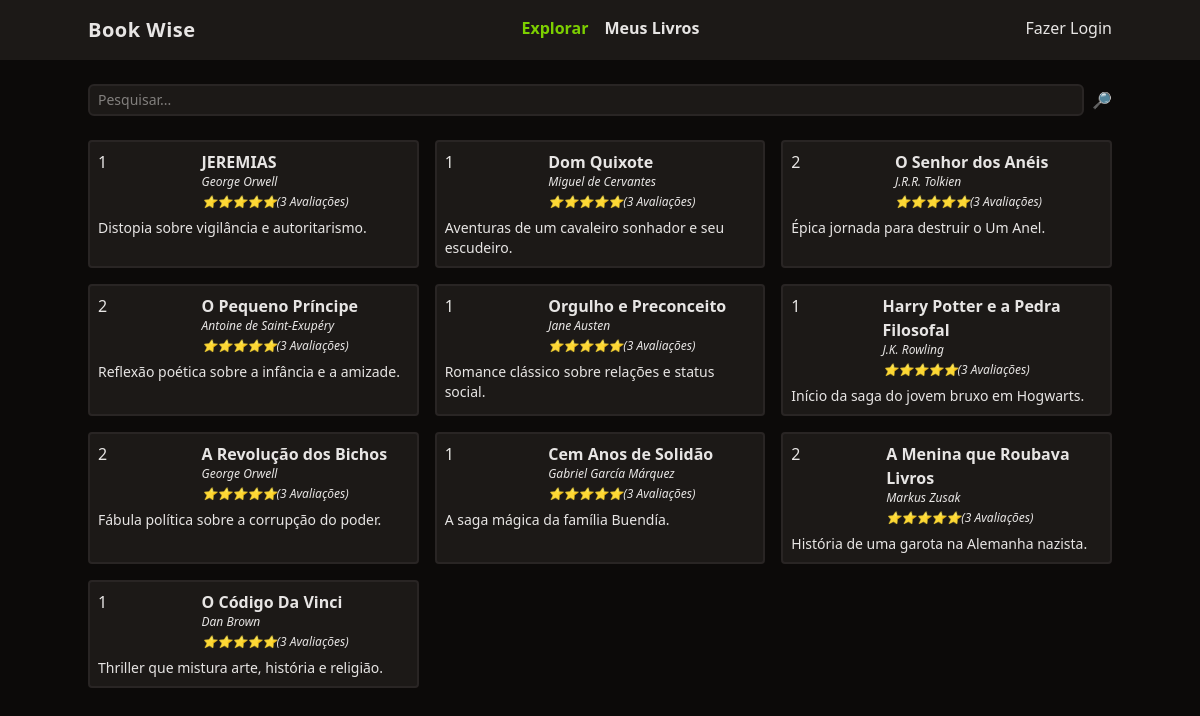
Before: / with the older database file.
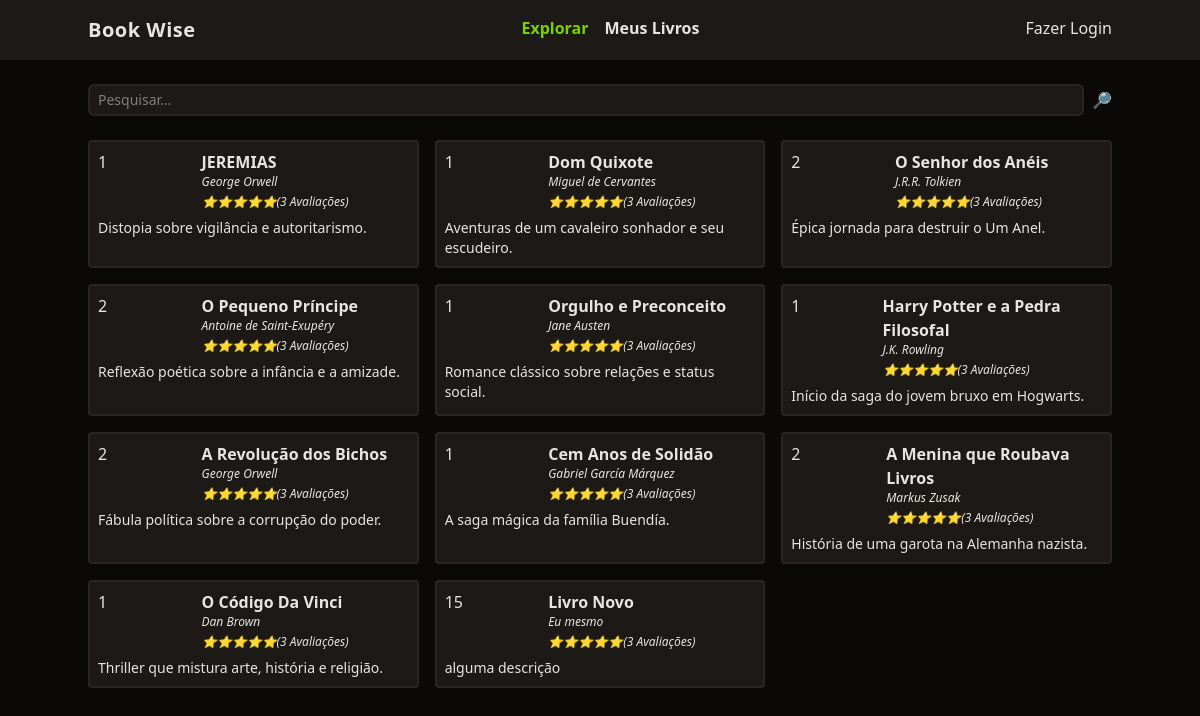
After: the same page with the newer database file.
### tables this page shows
CREATE TABLE livros (

  id integer primary key,
  titulo varchar(255),
  autor varchar(255),
  descricao text,
  ano_de_lancamento integer,
  usuario_id integer,
  foreign key(usuario_id) references usuarios(id)

);

### functions.php (called while the page is built, shortened)
<?php
function view($view, $data = []) {
    require 'views/template/app.php';
}
function auth() {
    if(! isset($_SESSION['auth'])) {
        return null;
    }
    return $_SESSION['auth'];
}

### controllers/index.controller.php (called while the page is built)
<?php
$pesquisar = $_REQUEST['pesquisar'] ?? '';
$livros = $database->query(
    query: "select * from livros where titulo like :filtro",
    class: Livro::class,
    params: ['filtro' => "%$pesquisar%"]
)->fetchAll();
view('index', compact('livros'));

### routes.php (called while the page is built, shortened)
<?php
$controller = str_replace('/', '', parse_url($_SERVER['REQUEST_URI'])['path']);
if (!$controller) $controller = 'index';
require "controllers/{$controller}.controller.php";

### index.php (called while the page is built, shortened)
<?php
require "functions.php";
$config = require 'config.php';
require "Database.php";
require "routes.php";
?>

### config.php (called while the page is built)
<?php
return [
    'database' => [
        'driver' => 'sqlite',
        'database' => 'database.sqlite'
    ]
];

### Database.php (called while the page is built)
<?php
class Database {
    private $db;
    public function __construct($config) {
        $this->db = new PDO($this->getDsn($config));
    }
    private function getDsn($config) {
        $driver = $config['driver'];
        unset($config['driver']);
        $dsn = $driver . ':' . http_build_query($config, '', ';');
        if ($driver == 'sqlite') {
            $dsn = $driver . ':' . $config['database'];
        }
        return $dsn;
    }
    public function query($query, $class = null, $params = []) {
        $prepare = $this->db->prepare($query);
        if ($class) {
            $prepare->setFetchMode(PDO::FETCH_CLASS, $class);
        }
        $prepare->execute($params);
        return $prepare;
    }
}
$database = new Database($config['database']);

### views/index.view.php (the view)
<form class="w-full flex space-x-2 mt-6">
    <input
        type="text"
        name="pesquisar"
        class="border-stone-800 border-2 rounded-md bg-stone-900 text-sm focus:outline-none px-2 py-1 w-full"
        placeholder="Pesquisar..."
    >
    <button type="submit">🔎</button>
</form>
<section class="grid gap-4 grid-cols-1 md:grid-cols-2 lg:grid-cols-3">
    <?php foreach($livros as $livro): ?>
        <div class="p-2 rounded border-stone-800 border-2 bg-stone-900">
            <div class="flex">
                <div class="w-1/3"><?= $livro->usuario_id ?></div>
                <div class="space-y-1">
                    <a href="/livro?id=<?= $livro->id ?>" class="font-semibold hover:underline"><?= $livro->titulo ?></a>
                    <div class="text-xs italic"><?= $livro->autor ?></div>
                    <div class="text-xs italic">⭐⭐⭐⭐⭐(3 Avaliações)</div>
                </div>
            </div>
            <div class="text-sm mt-2"><?= $livro->descricao ?></div>
        </div>
    <?php endforeach; ?>
</section>

### views/template/app.php (shortened to what this page needs)
<!DOCTYPE html>
<html lang="en">
<head>
    <script src="https://cdn.jsdelivr.net/npm/@tailwindcss/browser@4"></script>
</head>
<body class="bg-stone-950 text-stone-200">
    <header class="bg-stone-900">
        <nav class="mx-auto max-w-screen-lg flex justify-between py-4">
            <div class="font-bold text-xl tracking-wide">Book Wise</div>
            <ul class="flex space-x-4 font-bold">
                <li><a href="/" class="text-lime-500">Explorar</a></li>
                <li><a href="/meus-livros" class="hover:underline">Meus Livros</a></li>
            </ul>
            <ul>
                <?php if (auth()): ?>
                    <li><a href="/logout">Oi, <?= auth()->nome ?></a></li>
                <?php else: ?>
                    <li><a href="/login">Fazer Login</a></li>
                <?php endif; ?>
            </ul>
        </nav>
    </header>
    <main class="mx-auto max-w-screen-lg space-y-6">
        <?php require "views/{$view}.view.php" ?>
    </main>
</body>
</html>

Changed rows visible on the page:
added livros: usuario "15", titulo "Livro Novo", autor "Eu mesmo", descricao "alguma descrição"
